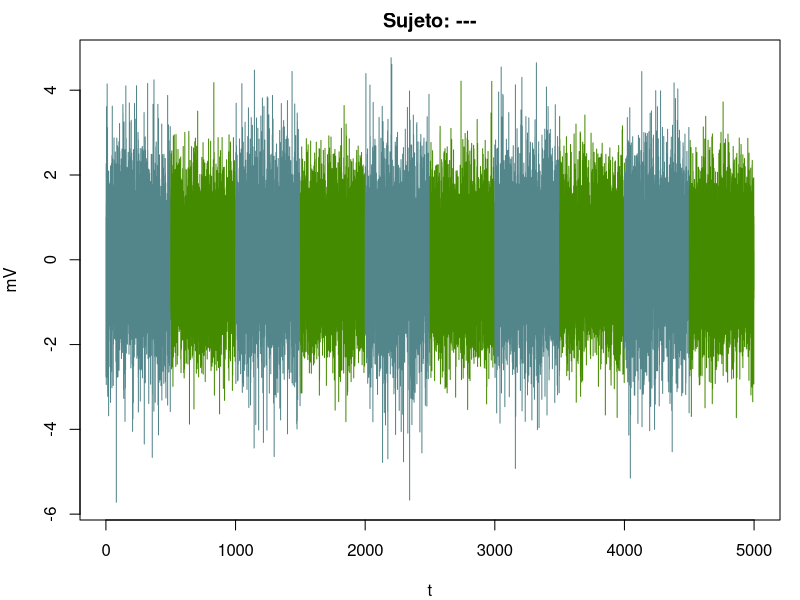
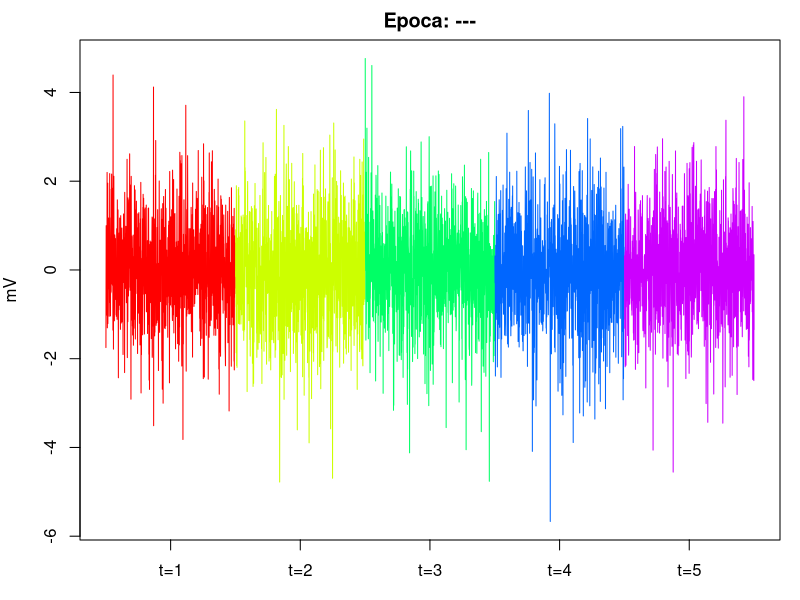
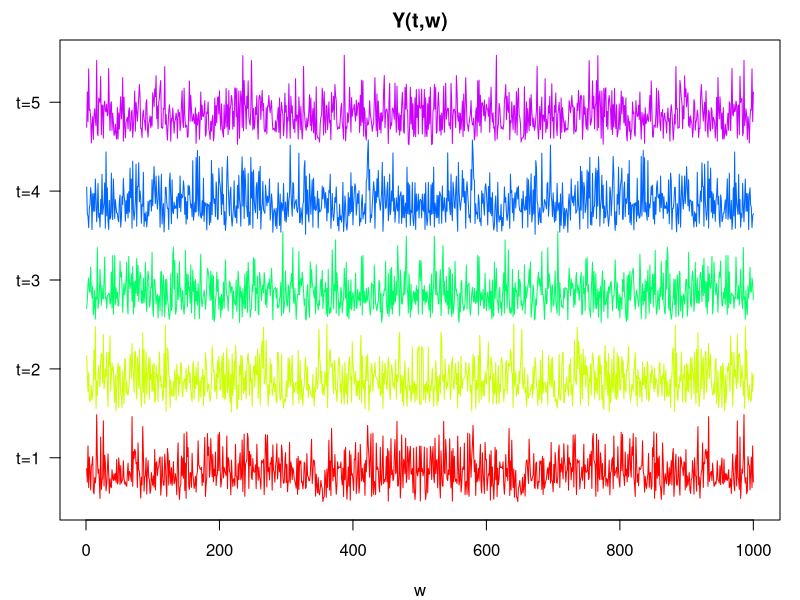
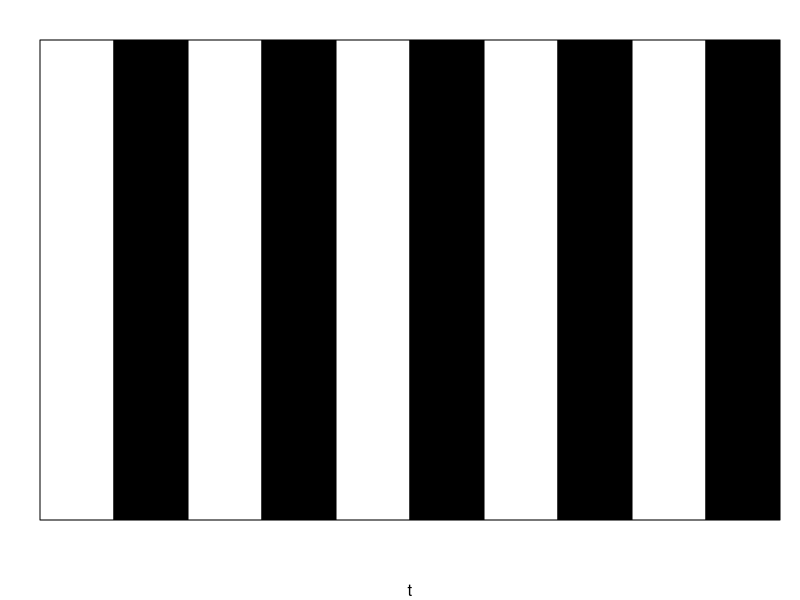

Write the R code that produced these figures, in order.
grabar = T

setwd("~/TESIS/TESIS/img_diagramas")

set.seed(2017)

N = 50000

S = 10

P = rpois(N,S)

C = c(rep(0,N/10),rep(1,N/10),
      rep(0,N/10),rep(1,N/10),
      rep(0,N/10),rep(1,N/10),
      rep(0,N/10),rep(1,N/10),
      rep(0,N/10),rep(1,N/10))

for(i in 1:N){
  if(C[i]){
    P[i] = S
  }
}

X = rnorm(N,0,1)*P*(1/S)

if(grabar){
  #setwd(g_dir)
  pdf(paste0('espectros1',
             '.pdf'),width=8,height=2.5)
  #'.png'),units='in',res=150,width=12,height=6)
}

par(mar=c(4,4,2,1))

plot((1:N)/10,X,type='l',col='white',
     xlab='t',ylab='mV',main='Sujeto: ---')

part = 10

for(i in 0:(part/2-1)){
  sub = 2*i*(N/part)
  ind = (sub+1):(sub+N/part)
  lines(ind/part,X[ind],type='l',col='cadetblue4',xlab='',ylab='')
  sub = (2*i+1)*(N/part)
  ind = (sub+1):(sub+N/part)
  lines(ind/part,X[ind],type='l',col='chartreuse4',xlab='',ylab='')
}

if(grabar){
  dev.off()
  
  #setwd(g_dir)
  pdf(paste0('espectros2',
             '.pdf'),width=8,height=2.5)
  #'.png'),units='in',res=150,width=12,height=6)
}

par(mar=c(3,4,2,1))

i = 2
sub = 2*i*(N/part)
ind = (sub+1):(sub+N/part)
XX = X[ind]

NN = N/part
partt = 5

arcoiris = rainbow(partt)

plot(XX,type='l',col='white',
     xlab='t',ylab='mV',main='Epoca: ---',
     xaxt='n')

indd = 1:(length(XX))

for(i in 0:(partt-1)){
  sub = i*(NN/partt)
  indd = (sub+1):(sub+NN/partt)
  lines(indd,XX[indd],type='l',
        col=arcoiris[i+1])
  axis(1,at=c(sub+NN/(partt*2)),
       labels=paste0('t=',toString(i+1)))
}

if(grabar){
  dev.off()
  
  #setwd(g_dir)
  pdf(paste0('espectros3',
             '.pdf'),width=8,height=3)
  #'.png'),units='in',res=150,width=12,height=6)
}

par(mar=c(4,3,2,1))

i = 0
sub = i*(NN/partt)
indd = (sub+1):(sub+NN/partt)
XXX = XX[ind]
plot(abs(fft(XX[indd])),col='white',
     type = 'l',ylim=c(0,400),
     xlab='w',ylab='',main='Y(t,w)',
     yaxt='n')

for(i in 0:(partt-1)){
 sub = i*(NN/partt)
 indd = (sub+1):(sub+NN/partt)
 XXX = XX[ind]
 lines(abs(fft(XX[indd]))+i*80,type = 'l',col=arcoiris[i+1])
 axis(2,at=c(40+80*i),labels=paste0('t=',toString(i+1)),las=2)
}

if(grabar){
  dev.off()
  
  #setwd(g_dir)
  pdf(paste0('espectros4',
             '.pdf'),width=8,height=2)
  #'.png'),units='in',res=150,width=12,height=6)
}

library(plotrix)

M = matrix(c(1,0,1,0,1,0,1,0,1,0))
M = t(M)

par(mar=c(4,2,2,1))

color2D.matplot(M,axes=F,xlab='t',ylab='')

if(grabar){
  dev.off()
}
